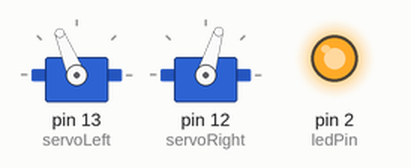
A sketch run on a simulated Arduino Uno, built with avr-gcc and run on an emulated ATmega328P. Parts: 2 × servo, output pins drawn as LEDs (lit = HIGH).

Above: at 2.1 s.
At 7.1 s:
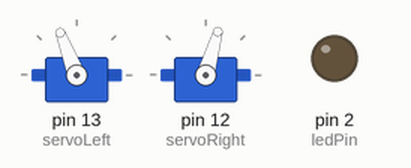
At 8.1 s:
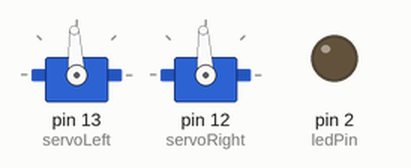
Timing chart, 0 to 9.6 s (numbered marks = the images above):
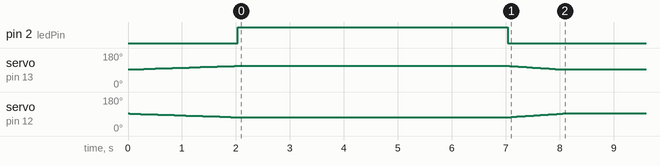

The sketch:

_4Ramping.ino
```cpp
#include <Servo.h>
const int ledPin =2;
Servo servoLeft;
Servo servoRight;
void setup() {
  // put your setup code here, to run once:
pinMode(ledPin,OUTPUT);
servoLeft.attach(13);
servoRight.attach(12);
for(int servoSpeed = 0; servoSpeed <= 200; servoSpeed+=1) {
  servoLeft.writeMicroseconds(1500 + servoSpeed);
  servoRight.writeMicroseconds(1500 - servoSpeed);
  delay(10);
}
digitalWrite(ledPin,HIGH);
delay(5000);
digitalWrite(ledPin,LOW);
for(int servoSpeed = 200; servoSpeed > 0; servoSpeed-=1) {
  servoLeft.writeMicroseconds(1500 + servoSpeed);
  servoRight.writeMicroseconds(1500 - servoSpeed);
  delay(5);
}
servoLeft.detach();
servoRight.detach();
}

void loop() {
  // put your main code here, to run repeatedly:

}
```
